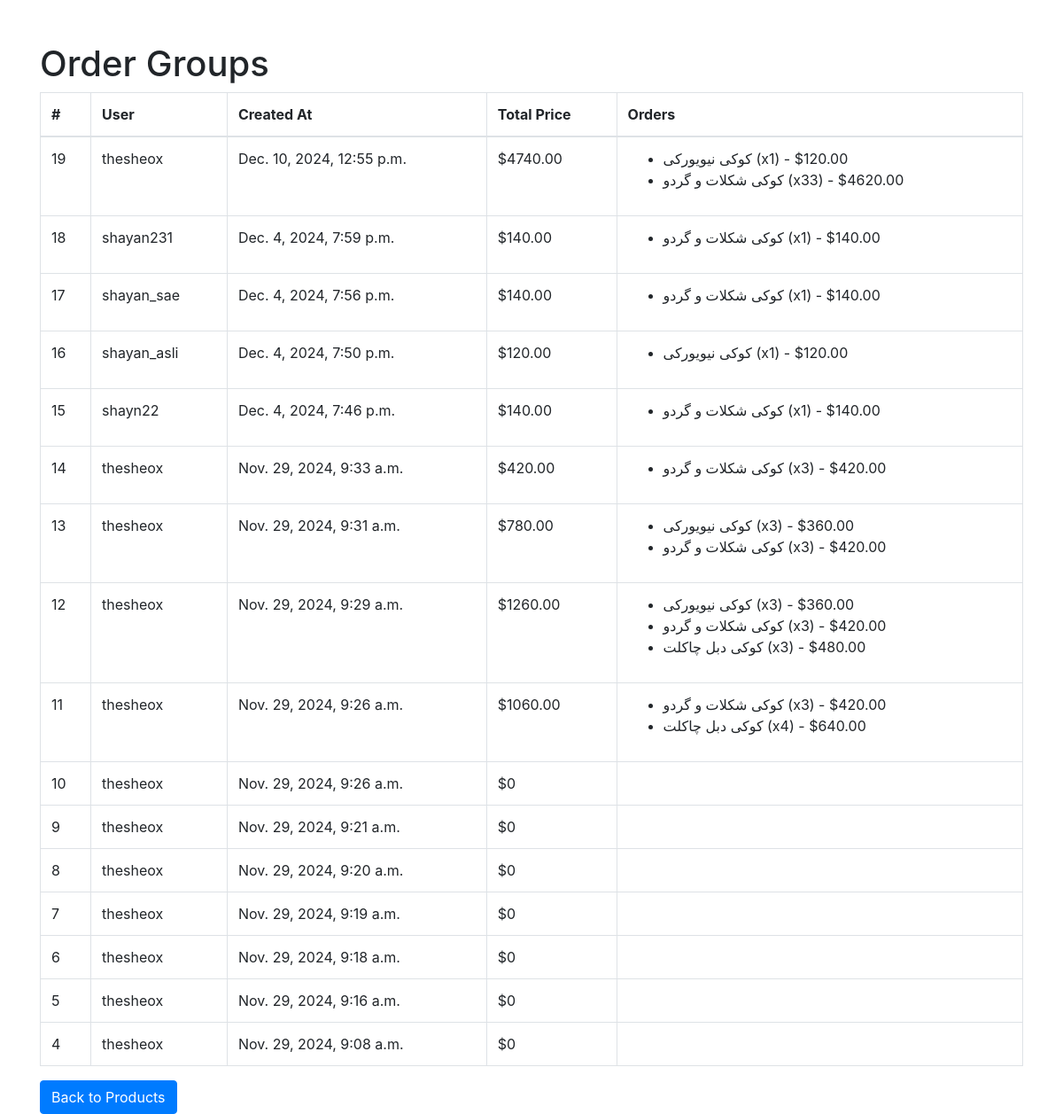
/order-groups/, run on an earlier commit of the app's database.
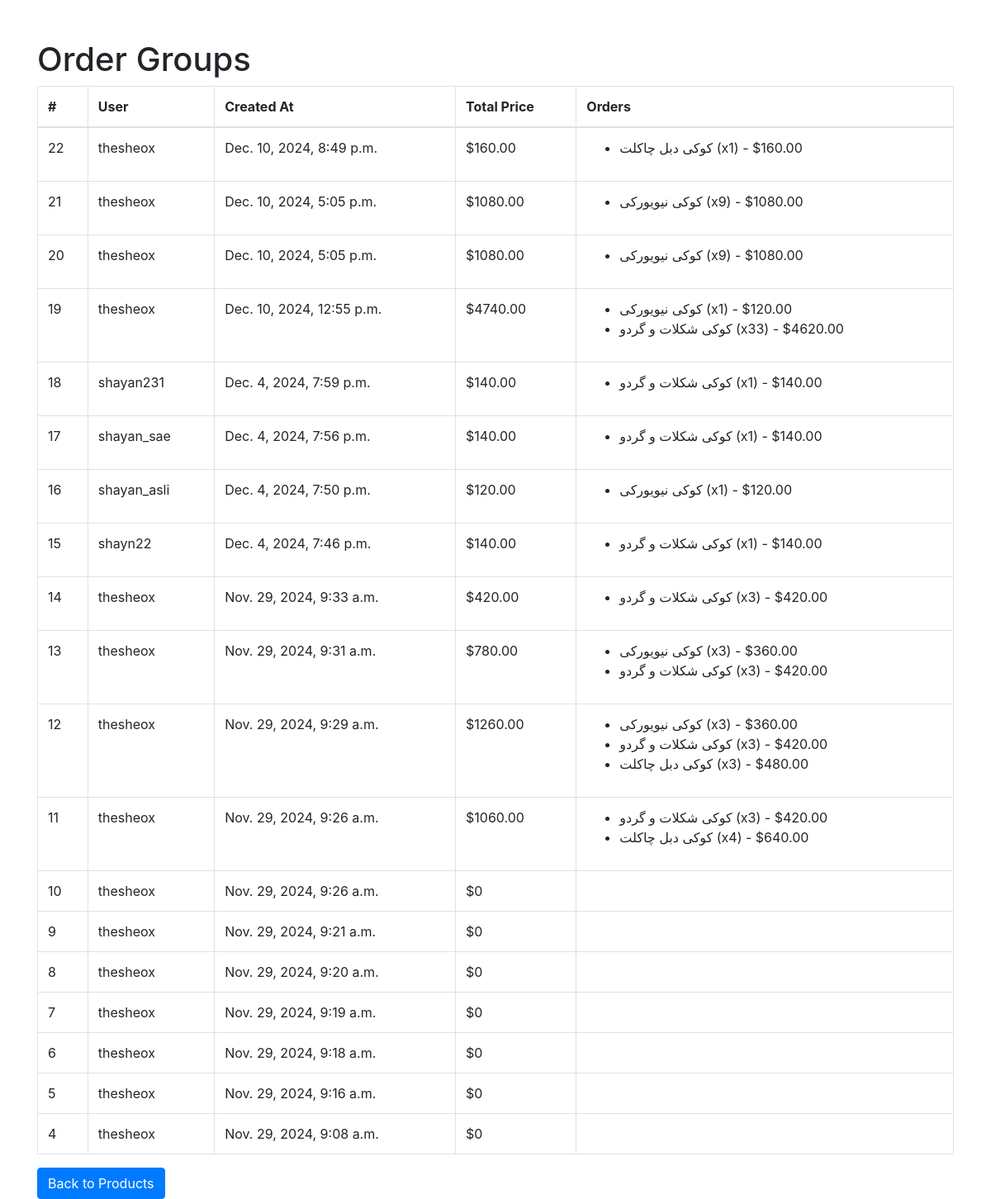
And on a later commit of the database.
### shop/models.py (models this page shows, shortened)
class OrderGroup(models.Model):
    user = models.ForeignKey(User, on_delete=models.CASCADE)
    created_at = models.DateTimeField(auto_now_add=True)
    @property
    def total_price(self):
        return sum(order.total_price for order in self.orders.all())  # 'orders' is the related_name of Order model

class Order(models.Model):
    order_group = models.ForeignKey(OrderGroup, related_name='orders', on_delete=models.CASCADE,null=True,blank=True)
    product = models.ForeignKey(Product, on_delete=models.CASCADE,null=True)
    quantity = models.PositiveIntegerField(null=True)
    total_price = models.DecimalField(max_digits=10, decimal_places=2)

class Product(models.Model):
    name = models.CharField(max_length=100)
    price = models.PositiveIntegerField()
    quantity = models.PositiveIntegerField()
    image = models.ImageField(upload_to='images', null=True, blank=True)  # Image field added
    ingredient= models.CharField(max_length=500,null=True, blank=True)
    description=models.TextField(max_length=1000,null=True, blank=True)

### shop/views.py (the view)
# urls.py: path('order-groups/', views.order_group_list, name='order_group_list'),  # List order groups
def order_group_list(request):
    order_groups = OrderGroup.objects.all().order_by('-created_at')  # Order by newest first
    return render(request, 'shop/order_group_list.html', {'order_groups': order_groups})

### shop/templates/shop/order_group_list.html (shortened to what this page needs)
<!DOCTYPE html>
<html>
<head>
    <link rel="stylesheet" href="https://stackpath.bootstrapcdn.com/bootstrap/4.5.2/css/bootstrap.min.css">
</head>
<body>
    <div class="container mt-5">
        <h1>Order Groups</h1>
        <table class="table table-bordered">
            <thead>
                <tr>
                    <th>#</th>
                    <th>User</th>
                    <th>Created At</th>
                    <th>Total Price</th>
                    <th>Orders</th>
                </tr>
            </thead>
            <tbody>
                {% for order_group in order_groups %}
                <tr>
                    <td>{{ order_group.id }}</td>
                    <td>{{ order_group.user.username }}</td>
                    <td>{{ order_group.created_at }}</td>
                    <td>${{ order_group.total_price }}</td>
                    <td>
                        <ul>
                            {% for order in order_group.orders.all %}
                            <li>
                                {{ order.product.name }} (x{{ order.quantity }}) - ${{ order.total_price }}
                            </li>
                            {% endfor %}
                        </ul>
                    </td>
                </tr>
                {% empty %}
                <tr>
                    <td colspan="5" class="text-center">No Order Groups Found</td>
                </tr>
                {% endfor %}
            </tbody>
        </table>
        <a href="{% url 'product_list' %}" class="btn btn-primary">Back to Products</a>
    </div>
</body>
</html>

What changed in the data, as far as the page shows it:
added OrderGroup: id "22", user.username "thesheox", created_at "Dec. 10, 2024, 8:49 p.m.", total_price "160.00"
added Order: product.name "کوکی دبل چاکلت", quantity "1", total_price "160.00", shown under "22"
added OrderGroup: id "21", user.username "thesheox", created_at "Dec. 10, 2024, 5:05 p.m.", total_price "1080.00"
added Order: product.name "کوکی نیویورکی", quantity "9", total_price "1080.00", shown under "21"
added OrderGroup: id "20", user.username "thesheox", created_at "Dec. 10, 2024, 5:05 p.m.", total_price "1080.00"
added Order: product.name "کوکی نیویورکی", quantity "9", total_price "1080.00", shown under "20"
